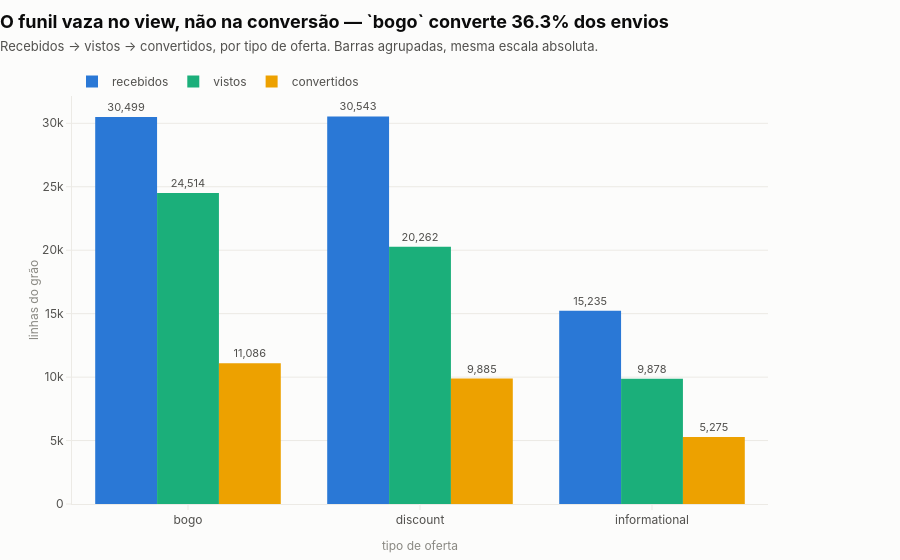

This figure's notebook cell:
### Code cell
eda.fig_response_funnel(funil)

### Figure 1 — Plotly figure (JSON) as saved in the notebook; plotly's stock layout.template omitted (floating-point values rounded to 4 significant figures)
{"data": [{"cliponaxis": false, "hovertemplate": "recebidos<br>%{x}<br>%{y:,}<extra></extra>", "marker": {"color": "#2a78d6"}, "name": "recebidos", "text": [30500.0, 30540.0, 15240.0], "textfont": {"color": "#52514e", "size": 11}, "textposition": "outside", "texttemplate": "%{text:,}", "type": "bar", "x": ["bogo", "discount", "informational"], "y": [30499, 30543, 15235]}, {"cliponaxis": false, "hovertemplate": "vistos<br>%{x}<br>%{y:,}<extra></extra>", "marker": {"color": "#1baf7a"}, "name": "vistos", "text": [24510.0, 20260.0, 9878.0], "textfont": {"color": "#52514e", "size": 11}, "textposition": "outside", "texttemplate": "%{text:,}", "type": "bar", "x": ["bogo", "discount", "informational"], "y": [24514, 20262, 9878]}, {"cliponaxis": false, "hovertemplate": "convertidos<br>%{x}<br>%{y:,}<extra></extra>", "marker": {"color": "#eda100"}, "name": "convertidos", "text": [11090.0, 9885.0, 5275.0], "textfont": {"color": "#52514e", "size": 11}, "textposition": "outside", "texttemplate": "%{text:,}", "type": "bar", "x": ["bogo", "discount", "informational"], "y": [11086, 9885, 5275]}], "layout": {"barmode": "group", "title": {"text": "<b>O funil vaza no view, não na conversão — `bogo` converte 36.3% dos envios</b><br><span style='font-size:13px;color:#52514e'>Recebidos → vistos → convertidos, por tipo de oferta. Barras agrupadas, mesma escala absoluta.</span>"}, "xaxis": {"title": {"text": "tipo de oferta"}}, "yaxis": {"title": {"text": "linhas do grão"}}}}
